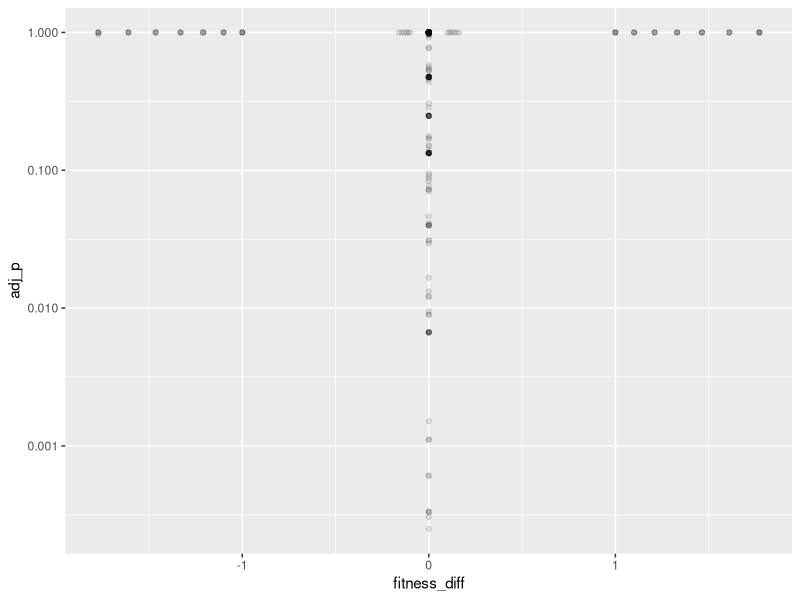
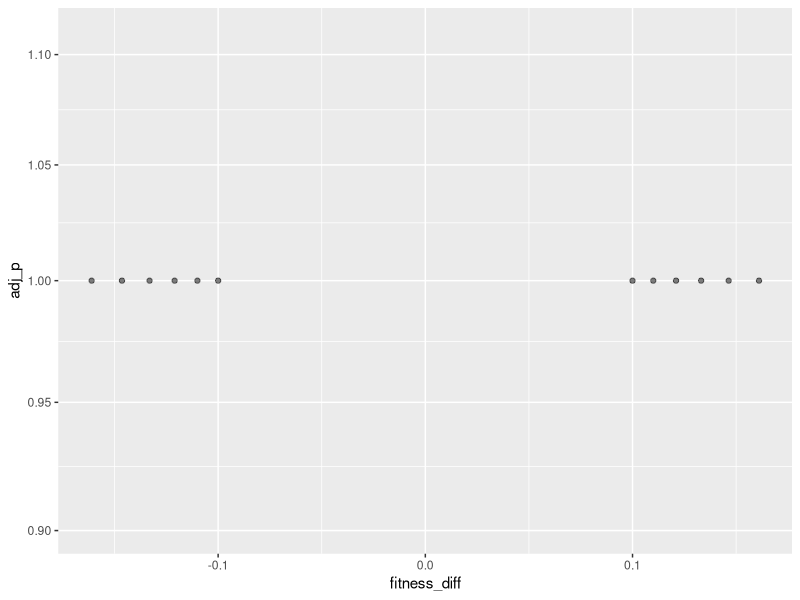
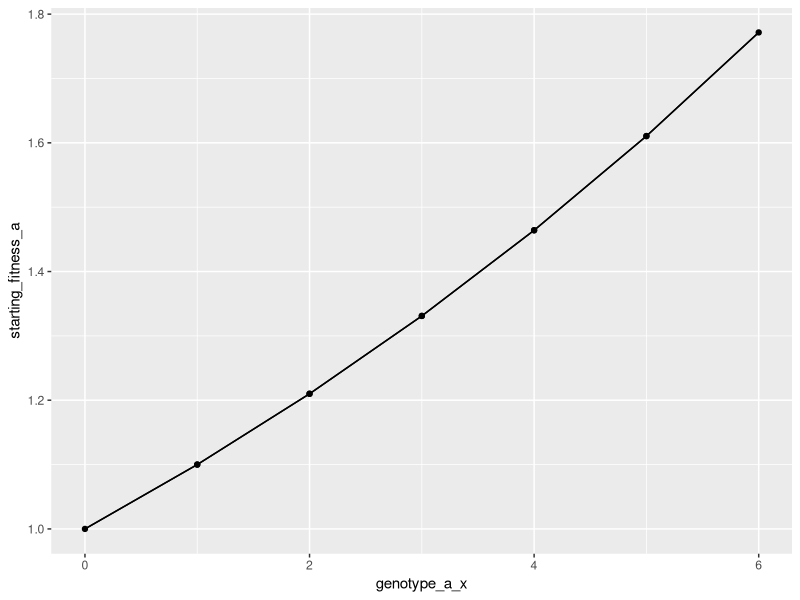
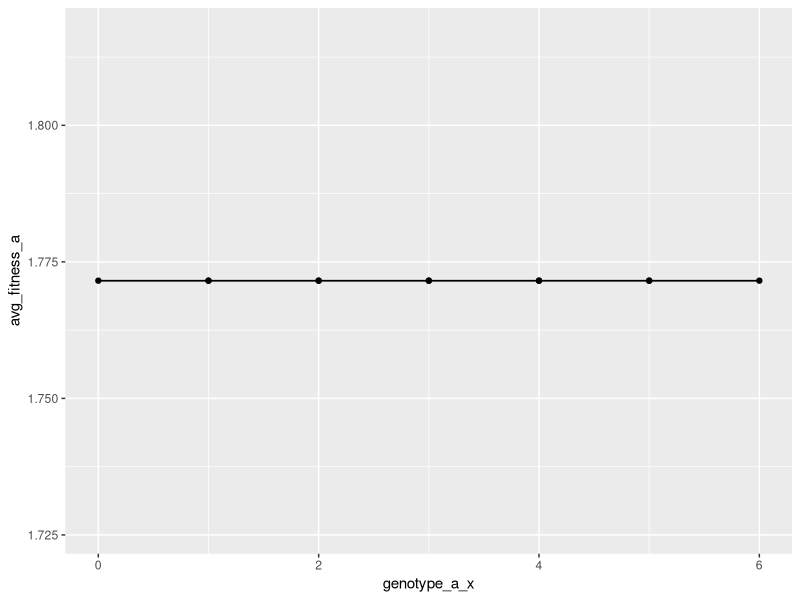
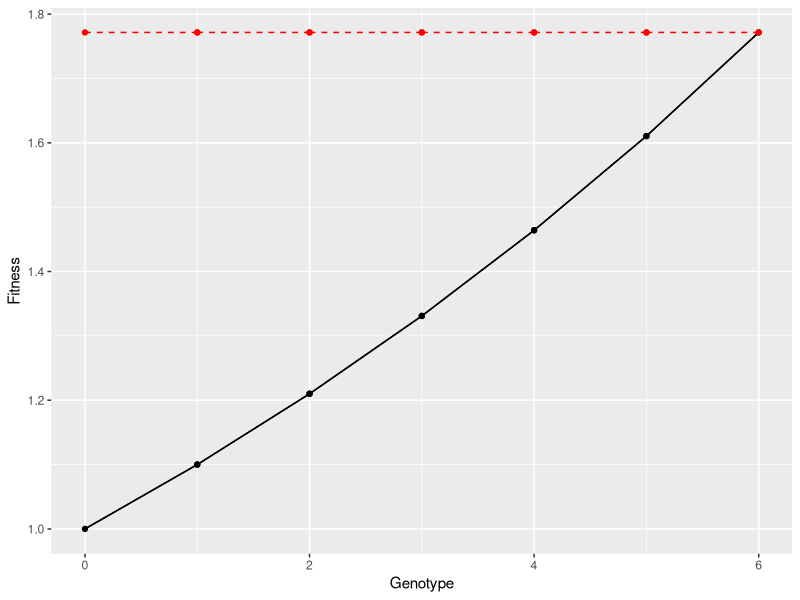

The R script that drew these images, in order:
rm(list = ls())

library(ggplot2)
library(cowplot)

plot_dir = '../plots'
if(!dir.exists(plot_dir)){
  dir.create(plot_dir, recursive = T)
}

df_pairwise = read.csv('../data/pairwise_data.csv')

df_trimmed = df_pairwise[df_pairwise$starting_fitness_a != 0 & df_pairwise$starting_fitness_b != 0,]

ggplot(df_pairwise, aes(x = fitness_diff, y = adj_p)) + 
  scale_y_log10() +
  geom_point(alpha = 0.1)

ggplot(df_trimmed, aes(x = fitness_diff, y = adj_p)) + 
  scale_y_log10() + 
  geom_point(alpha = 0.5)

x_map = c(
  '0' = 0,
  '32' = 1,
  '48' = 2,
  '56' = 3,
  '60' = 4,
  '62' = 5,
  '63' =6
)

df_trimmed$genotype_a_x = 0
df_trimmed$genotype_b_x = 0
for(row_idx in 1:nrow(df_trimmed)){
  df_trimmed[row_idx,]$genotype_a_x = x_map[as.character(df_trimmed[row_idx,]$genotype_a)][[1]]
  df_trimmed[row_idx,]$genotype_b_x = x_map[as.character(df_trimmed[row_idx,]$genotype_b)][[1]]
}

ggplot(df_trimmed, aes(x = genotype_a_x, y = starting_fitness_a)) + 
  geom_segment(aes(xend = genotype_b_x, yend = starting_fitness_b)) + 
  geom_point()

ggplot(df_trimmed, aes(x = genotype_a_x, y = avg_fitness_a)) + 
  geom_segment(aes(xend = genotype_b_x, yend = avg_fitness_b)) + 
  geom_point(aes(y = avg_fitness_a))


fitness_baseline = 1
df_trimmed$starting_fitness_a_norm = df_trimmed$starting_fitness_a / fitness_baseline
df_trimmed$starting_fitness_b_norm = df_trimmed$starting_fitness_b / fitness_baseline
df_trimmed$avg_fitness_a_norm = df_trimmed$avg_fitness_a / fitness_baseline
df_trimmed$avg_fitness_b_norm = df_trimmed$avg_fitness_b / fitness_baseline
df_trimmed$sd_fitness_a_norm = df_trimmed$fitness_sd_a / fitness_baseline
df_trimmed$sd_fitness_b_norm = df_trimmed$fitness_sd_b / fitness_baseline

ggplot(df_trimmed) + 
  geom_segment(aes(x = genotype_a_x, xend = genotype_b_x, y = starting_fitness_a_norm, yend = starting_fitness_b_norm)) + 
  geom_point(aes(x = genotype_a_x, y = starting_fitness_a_norm))  +
  geom_segment(data=df_trimmed[df_trimmed$genotype_a_x < df_trimmed$genotype_b_x,], aes(x = genotype_a_x, xend = genotype_b_x, y = avg_fitness_a_norm, yend = avg_fitness_b_norm), color = 'red', linetype='dashed') + 
  geom_point(aes(x = genotype_a_x, y = avg_fitness_a_norm), color = 'red') + 
  xlab('Genotype') + 
  ylab('Fitness')


df_trimmed$is_signif = df_trimmed$adj_p < 0.05
if(sum(df_trimmed$is_signif) > 0){
  df_trimmed$signif_marker = ''
  df_trimmed[df_trimmed$adj_p < 0.05,]$signif_marker = '*'
  df_trimmed[df_trimmed$adj_p < 0.01,]$signif_marker = '**'
  df_trimmed[df_trimmed$adj_p < 0.001,]$signif_marker = '***'
  df_trimmed$signif_text = paste0('p=', round(df_trimmed$adj_p, 3))
  df_trimmed[df_trimmed$adj_p < 0.001,]$signif_text = 'p < 0.001'
  
  df_trimmed$text_x = (df_trimmed$genotype_a_x + df_trimmed$genotype_b_x) / 2
  
  ggplot(df_trimmed) + 
    geom_segment(aes(x = genotype_a_x, xend = genotype_b_x, y = starting_fitness_a_norm, yend = starting_fitness_b_norm)) + 
    geom_point(aes(x = genotype_a_x, y = starting_fitness_a_norm))  +
    geom_segment(data=df_trimmed[df_trimmed$genotype_a_x < df_trimmed$genotype_b_x,], aes(x = genotype_a_x, xend = genotype_b_x, y = avg_fitness_a_norm, yend = avg_fitness_b_norm), color = 'red', linetype='dashed') + 
    geom_point(aes(x = genotype_a_x, y = avg_fitness_a_norm), color = 'red') + 
    geom_segment(data=df_trimmed[df_trimmed$is_signif,], aes(x = genotype_b_x + 0.1, xend = genotype_a_x - 0.1, y = 0.95, yend = 0.95), 
                color = 'red',
                arrow=arrow(type = 'closed', length = unit(0.35, 'cm'))) + 
    geom_text(data = df_trimmed[df_trimmed$is_signif,], aes(x = text_x, y = 0.9, label = signif_marker)) + 
    geom_text(data = df_trimmed[df_trimmed$is_signif,], aes(x = text_x, y = 0.85, label = signif_text)) + 
    xlab('Genotype') + 
    ylab('Fitness') + 
    scale_y_continuous(limits = c(0.85, 2.05), breaks = c(1, 1.25, 1.5, 1.75, 2))
  ggsave(paste0(plot_dir, '/summary_plot_original.pdf'), units = 'in', width = 6.5, height = 4.5)
  ggsave(paste0(plot_dir, '/summary_plot_original.png'), units = 'in', width = 6.5, height = 4.5)


  theme_set(theme_cowplot())
  
  ggplot(df_trimmed) + 
    geom_segment(aes(x = genotype_a_x, xend = genotype_b_x, y = starting_fitness_a_norm, yend = starting_fitness_b_norm, color = 'Starting fitness')) + 
    geom_point(aes(x = genotype_a_x, y = starting_fitness_a_norm, color = 'Starting fitness'))  +
    geom_segment(data=df_trimmed[df_trimmed$genotype_a_x < df_trimmed$genotype_b_x,], 
                 aes(x = genotype_a_x, xend = genotype_b_x, y = avg_fitness_a_norm, yend = avg_fitness_b_norm, color = 'Average evolved fitness (N=100)'), linetype='dashed') + 
    #geom_errorbar(aes(x = genotype_a_x, ymin = avg_fitness_a_norm - sd_fitness_a_norm, ymax = avg_fitness_a_norm + sd_fitness_a_norm, color = 'Average evolved fitness')) + 
    geom_point(aes(x = genotype_a_x, y = avg_fitness_a_norm, color = 'Average evolved fitness (N=100)')) + 
    geom_segment(data=df_trimmed[df_trimmed$is_signif,], aes(x = genotype_b_x + 0.1, xend = genotype_a_x - 0.1, y = 0.675, yend = 0.675), 
                color = 'red',
                arrow=arrow(type = 'closed', length = unit(0.35, 'cm'))) + 
    geom_text(data = df_trimmed[df_trimmed$is_signif,], aes(x = text_x, y = 0.6, label = signif_marker)) + 
    geom_text(data = df_trimmed[df_trimmed$is_signif,], aes(x = text_x, y = 0.55, label = signif_text)) + 
    xlab('Genotype') + 
    ylab('Fitness') + 
    labs(color = '') +
    scale_color_manual(values = c('Starting fitness' = '#000000', 'Average evolved fitness (N=100)' = '#ff0000')) +
    scale_y_continuous(limits = c(0.5, 2.05), breaks = c(0.75, 1, 1.25, 1.5, 1.75, 2)) + 
    scale_x_continuous(limits = c(0, 6), breaks = -1:6, minor_breaks = -1:6) +
    theme(legend.position = 'bottom') + 
    theme(axis.text.x = element_blank()) +
    theme(panel.grid = element_line(color = '#dddddd'))
  ggsave(paste0(plot_dir, '/summary_plot.pdf'), units = 'in', width = 6.5, height = 4.5)
  ggsave(paste0(plot_dir, '/summary_plot.png'), units = 'in', width = 6.5, height = 4.5)

} else {
  ggplot(df_trimmed) + 
    geom_segment(aes(x = genotype_a_x, xend = genotype_b_x, y = starting_fitness_a_norm, yend = starting_fitness_b_norm)) + 
    geom_point(aes(x = genotype_a_x, y = starting_fitness_a_norm))  +
    geom_segment(data=df_trimmed[df_trimmed$genotype_a_x < df_trimmed$genotype_b_x,], aes(x = genotype_a_x, xend = genotype_b_x, y = avg_fitness_a_norm, yend = avg_fitness_b_norm), color = 'red', linetype='dashed') + 
    geom_point(aes(x = genotype_a_x, y = avg_fitness_a_norm), color = 'red') + 
    xlab('Genotype') + 
    ylab('Fitness') + 
    scale_y_continuous(limits = c(0.85, 2.05), breaks = c(1, 1.25, 1.5, 1.75, 2))
  ggsave(paste0(plot_dir, '/summary_plot_original.pdf'), units = 'in', width = 6.5, height = 4.5)
  ggsave(paste0(plot_dir, '/summary_plot_original.png'), units = 'in', width = 6.5, height = 4.5)


  theme_set(theme_cowplot())
  
  ggplot(df_trimmed) + 
    geom_segment(aes(x = genotype_a_x, xend = genotype_b_x, y = starting_fitness_a_norm, yend = starting_fitness_b_norm, color = 'Starting fitness')) + 
    geom_point(aes(x = genotype_a_x, y = starting_fitness_a_norm, color = 'Starting fitness'))  +
    geom_segment(data=df_trimmed[df_trimmed$genotype_a_x < df_trimmed$genotype_b_x,], 
                 aes(x = genotype_a_x, xend = genotype_b_x, y = avg_fitness_a_norm, yend = avg_fitness_b_norm, color = 'Average evolved fitness (N=100)'), linetype='dashed') + 
    #geom_errorbar(aes(x = genotype_a_x, ymin = avg_fitness_a_norm - sd_fitness_a_norm, ymax = avg_fitness_a_norm + sd_fitness_a_norm, color = 'Average evolved fitness')) + 
    geom_point(aes(x = genotype_a_x, y = avg_fitness_a_norm, color = 'Average evolved fitness (N=100)')) + 
    xlab('Genotype') + 
    ylab('Fitness') + 
    labs(color = '') +
    scale_color_manual(values = c('Starting fitness' = '#000000', 'Average evolved fitness (N=100)' = '#ff0000')) +
    scale_y_continuous(limits = c(0.9, 2.05), breaks = c(1, 1.25, 1.5, 1.75, 2)) + 
    scale_x_continuous(limits = c(0, 6), breaks = -1:6, minor_breaks = -1:6) +
    theme(legend.position = 'bottom') + 
    theme(axis.text.x = element_blank()) +
    theme(panel.grid = element_line(color = '#dddddd'))
  ggsave(paste0(plot_dir, '/summary_plot.pdf'), units = 'in', width = 6.5, height = 4.5)
  ggsave(paste0(plot_dir, '/summary_plot.png'), units = 'in', width = 6.5, height = 4.5)
  
}

